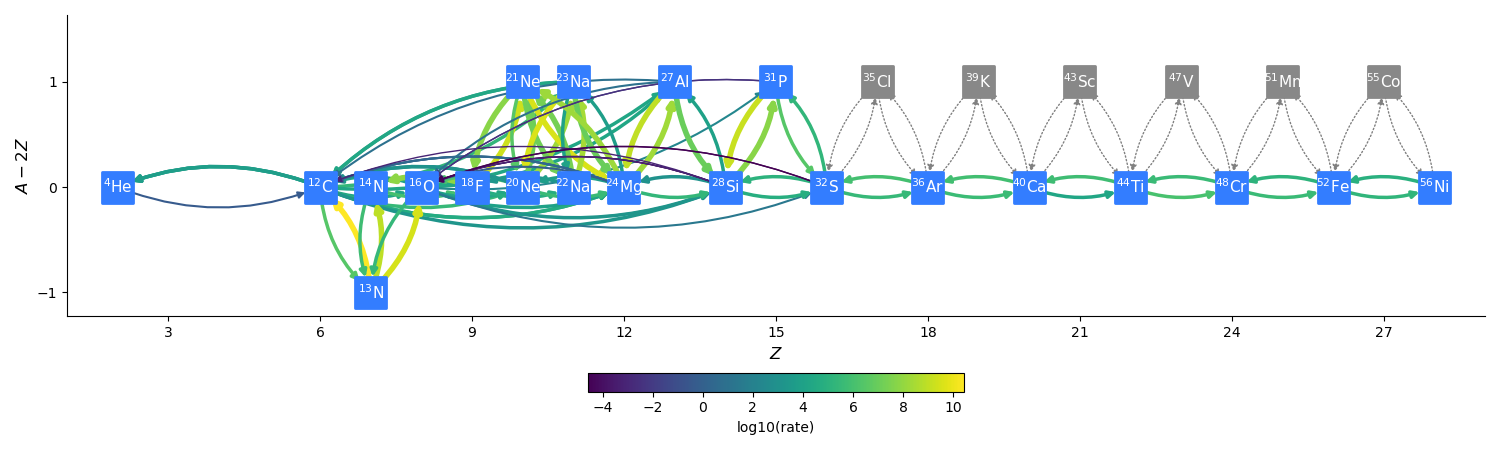

This chart was generated by the following Python code:
# an approximate network for He/C burning with key rates
# to bypass the C12(a,g)O16 rate.  This version uses some
# (a,p)(p,g) approximations.

import pynucastro as pyna
from pynucastro.networks import AmrexAstroCxxNetwork

DO_DERIVED_RATES = True

def get_library():

    reaclib_lib = pyna.ReacLibLibrary()

    all_reactants = ["p", "n",
                     "he4", "c12", "o16", "ne20", "mg24", "si28", "s32",
                     "ar36", "ca40", "ti44", "cr48", "fe52", "ni56",
                     "al27", "p31", "cl35", "k39", "sc43", "v47", "mn51", "co55",
                     "n13", "n14", "f18", "ne21", "na22", "na23"]

    subch = reaclib_lib.linking_nuclei(all_reactants)

    # in this list, we have the reactants, the actual reactants,
    # and modified products that we will use instead

    other_rates = [("c12(c12,n)mg23", "mg24"),
                   ("o16(o16,n)s31", "s32"),
                   ("o16(c12,n)si27", "si28")]
    for r, mp in other_rates:
        _r = reaclib_lib.get_rate_by_name(r)
        forward_rate = pyna.ModifiedRate(_r, new_products=[mp])
        derived_rate = pyna.DerivedRate(rate=forward_rate, compute_Q=True, use_pf=True)
        subch += pyna.Library(rates=[forward_rate, derived_rate])

    # C12+Ne20 and reverse
    # (a,g) links between Na23 and Al27
    # (a,g) links between Al27 and P31

    rates_to_remove = ["p31(p,c12)ne20",
                       "si28(a,c12)ne20",
                       "ne20(c12,p)p31",
                       "ne20(c12,a)si28",
                       "na23(a,g)al27",
                       "al27(g,a)na23",
                       "al27(a,g)p31",
                       "p31(g,a)al27"]

    for r in rates_to_remove:
        print("removing: ", r)
        _r = subch.get_rate_by_name(r)
        subch.remove_rate(_r)

    # additional neutron rates to remove
    for r in subch.get_rates():
        if (r == subch.get_rate_by_name("mg24(n,a)ne21") or r == subch.get_rate_by_name("ne21(a,n)mg24")
            or r == subch.get_rate_by_name("na22(n,g)na23") or r == subch.get_rate_by_name("na23(g,n)na22")
            or r == subch.get_rate_by_name("ne21(g,n)ne20") or r == subch.get_rate_by_name("ne20(n,g)ne21")
            or r == subch.get_rate_by_name("n13(n,g)n14") or r == subch.get_rate_by_name("n14(g,n)n13")):
            continue

        if pyna.Nucleus("n") in r.reactants or pyna.Nucleus("n") in r.products:
            print("removing neutron rates: ", r)
            subch.remove_rate(r)

    if DO_DERIVED_RATES:
        rates_to_derive = subch.backward().get_rates()

        # now for each of those derived rates, look to see if the pair exists

        for r in rates_to_derive:
            fr = subch.get_rate_by_nuclei(r.products, r.reactants)
            if fr:
                print(f"modifying {r} from {fr}")
                subch.remove_rate(r)
                d = pyna.DerivedRate(rate=fr, compute_Q=True, use_pf=True)
                subch.add_rate(d)

    return subch

def doit():

    subch = get_library()

    # these are the rates that we are going to allow to be optionally
    # zeroed
    r1 = subch.get_rate_by_name("c12(p,g)n13")
    r2 = subch.get_rate_by_name("n13(he4,p)o16")

    net = AmrexAstroCxxNetwork(libraries=[subch], symmetric_screening=False, disable_rate_params=[r1, r2])
    net.make_ap_pg_approx(intermediate_nuclei=["cl35", "k39", "sc43", "v47", "mn51", "co55"])
    net.remove_nuclei(["cl35", "k39", "sc43", "v47", "mn51", "co55"])

    # finally, the aprox nets don't include the reverse rates for
    # C12+C12, C12+O16, and O16+O16, so remove those

    print(f"number of nuclei: {len(net.unique_nuclei)}")
    print(f"number of rates: {len(net.rates)}")

    comp = pyna.Composition(net.get_nuclei())
    comp.set_all(0.1)
    comp.set_nuc("he4", 0.95)
    comp.normalize()

    rho = 1.e7
    T = 6.e9

    net.plot(rho, T, comp, outfile="ase.png",
             rotated=True, hide_xalpha=True, curved_edges=True,
             size=(1500, 450),
             node_size=500, node_font_size=11, node_color="#337dff", node_shape="s",
             Z_range=(1,29))

    net.write_network()


if __name__ == "__main__":
    doit()
